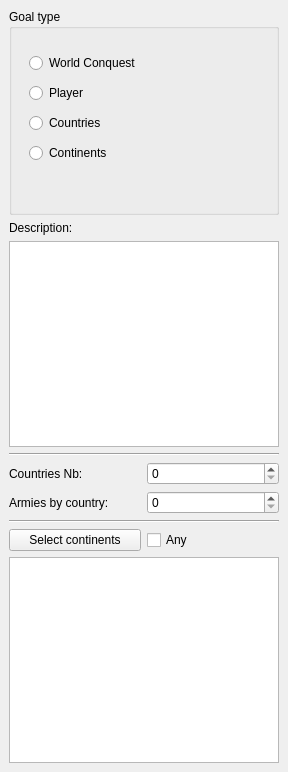
<ui version="4.0" >
 <class>KsirkGoalDefinition</class>
 <widget class="QDockWidget" name="KsirkGoalDefinition" >
  <property name="geometry" >
   <rect>
    <x>0</x>
    <y>0</y>
    <width>288</width>
    <height>772</height>
   </rect>
  </property>
  <property name="windowTitle" >
   <string>Goal</string>
  </property>
  <widget class="QWidget" name="dockWidgetContents" >
   <layout class="QVBoxLayout" name="verticalLayout_2" >
    <item>
     <widget class="QGroupBox" name="groupBox" >
      <property name="sizePolicy" >
       <sizepolicy vsizetype="Expanding" hsizetype="Expanding" >
        <horstretch>0</horstretch>
        <verstretch>0</verstretch>
       </sizepolicy>
      </property>
      <property name="title" >
       <string>Goal type</string>
      </property>
      <widget class="QWidget" name="layoutWidget" >
       <property name="geometry" >
        <rect>
         <x>20</x>
         <y>40</y>
         <width>221</width>
         <height>118</height>
        </rect>
       </property>
       <layout class="QVBoxLayout" name="verticalLayout" >
        <item>
         <widget class="QRadioButton" name="worldtype" >
          <property name="toolTip" >
           <string>Conquer all the world</string>
          </property>
          <property name="whatsThis" >
           <string>Conquer all the world</string>
          </property>
          <property name="text" >
           <string>World Conquest</string>
          </property>
         </widget>
        </item>
        <item>
         <widget class="QRadioButton" name="playertype" >
          <property name="toolTip" >
           <string>Eliminate a given player</string>
          </property>
          <property name="whatsThis" >
           <string>&lt;!DOCTYPE HTML PUBLIC "-//W3C//DTD HTML 4.0//EN" "http://www.w3.org/TR/REC-html40/strict.dtd">
&lt;html>&lt;head>&lt;meta name="qrichtext" content="1" />&lt;style type="text/css">
p, li { white-space: pre-wrap; }
&lt;/style>&lt;/head>&lt;body style=" font-family:'Sans Serif'; font-size:10pt; font-weight:400; font-style:normal;">
&lt;p style=" margin-top:0px; margin-bottom:0px; margin-left:0px; margin-right:0px; -qt-block-indent:0; text-indent:0px;">Eliminate a given player. If it is eliminated by another one, you will fall back to a &lt;span style=" font-style:italic;">Countries&lt;/span> type of goal.&lt;/p>&lt;/body>&lt;/html></string>
          </property>
          <property name="text" >
           <string>Player</string>
          </property>
         </widget>
        </item>
        <item>
         <widget class="QRadioButton" name="countriestype" >
          <property name="toolTip" >
           <string>Conquer a given number of countries</string>
          </property>
          <property name="whatsThis" >
           <string>Conquer a given number of countries. 

You can also make the player to have to put a given number of armies on each country.</string>
          </property>
          <property name="text" >
           <string>Countries</string>
          </property>
         </widget>
        </item>
        <item>
         <widget class="QRadioButton" name="continentstype" >
          <property name="toolTip" >
           <string>Conquer a given list of continents</string>
          </property>
          <property name="whatsThis" >
           <string>Conquer a given list of continents. You can also let the player chose one of his target continents.</string>
          </property>
          <property name="text" >
           <string>Continents</string>
          </property>
         </widget>
        </item>
       </layout>
      </widget>
     </widget>
    </item>
    <item>
     <widget class="QLabel" name="label_3" >
      <property name="text" >
       <string>Description:</string>
      </property>
     </widget>
    </item>
    <item>
     <widget class="QTextEdit" name="description" >
      <property name="toolTip" >
       <string>A text describing the goal</string>
      </property>
      <property name="whatsThis" >
       <string>&lt;!DOCTYPE HTML PUBLIC "-//W3C//DTD HTML 4.0//EN" "http://www.w3.org/TR/REC-html40/strict.dtd">
&lt;html>&lt;head>&lt;meta name="qrichtext" content="1" />&lt;style type="text/css">
p, li { white-space: pre-wrap; }
&lt;/style>&lt;/head>&lt;body style=" font-family:'Sans Serif'; font-size:10pt; font-weight:400; font-style:normal;">
&lt;p style=" margin-top:0px; margin-bottom:0px; margin-left:0px; margin-right:0px; -qt-block-indent:0; text-indent:0px;">A text describing the goal. It should include several placeholders for various data depending on the goal type:&lt;/p>
&lt;ul>
&lt;li style=" margin-top:0px; margin-bottom:0px; margin-left:0px; margin-right:0px; -qt-block-indent:0; text-indent:0px;">&lt;span style=" font-style:italic;">World Conquest&lt;/span>: none&lt;/li>
&lt;li style=" margin-top:0px; margin-bottom:0px; margin-left:0px; margin-right:0px; -qt-block-indent:0; text-indent:0px;">&lt;span style=" font-style:italic;">Player&lt;/span>: one for the player name and one for the number of countries fallback&lt;/li>
&lt;li style=" margin-top:0px; margin-bottom:0px; margin-left:0px; margin-right:0px; -qt-block-indent:0; text-indent:0px;">&lt;span style=" font-style:italic;">Countries&lt;/span>: one for the number of countries and possily a second one for the number of armies to put on each country&lt;/li>
&lt;li style=" margin-top:0px; margin-bottom:0px; margin-left:0px; margin-right:0px; -qt-block-indent:0; text-indent:0px;">&lt;span style=" font-style:italic;">Continents&lt;/span>: one for each continent to conquer&lt;/li>
&lt;/ul>
&lt;/body>&lt;/html></string>
      </property>
     </widget>
    </item>
    <item>
     <widget class="Line" name="line_2" >
      <property name="orientation" >
       <enum>Qt::Horizontal</enum>
      </property>
     </widget>
    </item>
    <item>
     <layout class="QGridLayout" name="gridLayout" >
      <item row="0" column="0" >
       <widget class="QLabel" name="label" >
        <property name="text" >
         <string>Countries Nb:</string>
        </property>
       </widget>
      </item>
      <item row="1" column="0" >
       <widget class="QLabel" name="label_2" >
        <property name="text" >
         <string>Armies by country:</string>
        </property>
       </widget>
      </item>
      <item row="0" column="1" >
       <widget class="QSpinBox" name="nbcountries" >
        <property name="toolTip" >
         <string>Number of countries to conquer</string>
        </property>
        <property name="whatsThis" >
         <string>&lt;!DOCTYPE HTML PUBLIC "-//W3C//DTD HTML 4.0//EN" "http://www.w3.org/TR/REC-html40/strict.dtd">
&lt;html>&lt;head>&lt;meta name="qrichtext" content="1" />&lt;style type="text/css">
p, li { white-space: pre-wrap; }
&lt;/style>&lt;/head>&lt;body style=" font-family:'Sans Serif'; font-size:10pt; font-weight:400; font-style:normal;">
&lt;p style=" margin-top:0px; margin-bottom:0px; margin-left:0px; margin-right:0px; -qt-block-indent:0; text-indent:0px;">Number of countries to conquer in a &lt;span style=" font-style:italic;">Countries&lt;/span> goal or as a fallback in a &lt;span style=" font-style:italic;">Player&lt;/span> goal.&lt;/p>&lt;/body>&lt;/html></string>
        </property>
       </widget>
      </item>
      <item row="1" column="1" >
       <widget class="QSpinBox" name="armiesbycountry" >
        <property name="toolTip" >
         <string>Number of armies to put on each country</string>
        </property>
        <property name="whatsThis" >
         <string>&lt;!DOCTYPE HTML PUBLIC "-//W3C//DTD HTML 4.0//EN" "http://www.w3.org/TR/REC-html40/strict.dtd">
&lt;html>&lt;head>&lt;meta name="qrichtext" content="1" />&lt;style type="text/css">
p, li { white-space: pre-wrap; }
&lt;/style>&lt;/head>&lt;body style=" font-family:'Sans Serif'; font-size:10pt; font-weight:400; font-style:normal;">
&lt;p style=" margin-top:0px; margin-bottom:0px; margin-left:0px; margin-right:0px; -qt-block-indent:0; text-indent:0px;">Number of armies to put on each country in a &lt;span style=" font-style:italic;">Countries&lt;/span> goal.&lt;/p>&lt;/body>&lt;/html></string>
        </property>
       </widget>
      </item>
     </layout>
    </item>
    <item>
     <widget class="Line" name="line" >
      <property name="orientation" >
       <enum>Qt::Horizontal</enum>
      </property>
     </widget>
    </item>
    <item>
     <layout class="QHBoxLayout" name="horizontalLayout" >
      <item>
       <widget class="QPushButton" name="selectcontinentsbutton" >
        <property name="toolTip" >
         <string>Select the continents to conquer</string>
        </property>
        <property name="whatsThis" >
         <string>&lt;!DOCTYPE HTML PUBLIC "-//W3C//DTD HTML 4.0//EN" "http://www.w3.org/TR/REC-html40/strict.dtd">
&lt;html>&lt;head>&lt;meta name="qrichtext" content="1" />&lt;style type="text/css">
p, li { white-space: pre-wrap; }
&lt;/style>&lt;/head>&lt;body style=" font-family:'Sans Serif'; font-size:10pt; font-weight:400; font-style:normal;">
&lt;p style=" margin-top:0px; margin-bottom:0px; margin-left:0px; margin-right:0px; -qt-block-indent:0; text-indent:0px;">Click this button to select the continents to conquer in a &lt;span style=" font-style:italic;">Continents&lt;/span> goal. &lt;/p>
&lt;p style="-qt-paragraph-type:empty; margin-top:0px; margin-bottom:0px; margin-left:0px; margin-right:0px; -qt-block-indent:0; text-indent:0px;">&lt;/p>
&lt;p style=" margin-top:0px; margin-bottom:0px; margin-left:0px; margin-right:0px; -qt-block-indent:0; text-indent:0px;">You will be prompted with a list of this world's continents. Select those to conquer with the mouse and the Ctrl and Shift keys.&lt;/p>&lt;/body>&lt;/html></string>
        </property>
        <property name="text" >
         <string>Select continents</string>
        </property>
       </widget>
      </item>
      <item>
       <widget class="QCheckBox" name="anycontinent" >
        <property name="toolTip" >
         <string>Check to let the player choose one of the continents to conquer</string>
        </property>
        <property name="whatsThis" >
         <string>Check to let the player choose one of the continents to conquer</string>
        </property>
        <property name="text" >
         <string>Any</string>
        </property>
       </widget>
      </item>
     </layout>
    </item>
    <item>
     <widget class="QListWidget" name="continentslist" >
      <property name="toolTip" >
       <string>List of the continents to conquer</string>
      </property>
      <property name="whatsThis" >
       <string>&lt;!DOCTYPE HTML PUBLIC "-//W3C//DTD HTML 4.0//EN" "http://www.w3.org/TR/REC-html40/strict.dtd">
&lt;html>&lt;head>&lt;meta name="qrichtext" content="1" />&lt;style type="text/css">
p, li { white-space: pre-wrap; }
&lt;/style>&lt;/head>&lt;body style=" font-family:'Sans Serif'; font-size:10pt; font-weight:400; font-style:normal;">
&lt;p style=" margin-top:0px; margin-bottom:0px; margin-left:0px; margin-right:0px; -qt-block-indent:0; text-indent:0px;">List of the continents to conquer in a &lt;span style=" font-style:italic;">Continents&lt;/span> goal.&lt;/p>
&lt;p style="-qt-paragraph-type:empty; margin-top:0px; margin-bottom:0px; margin-left:0px; margin-right:0px; -qt-block-indent:0; text-indent:0px;">&lt;/p>
&lt;p style=" margin-top:0px; margin-bottom:0px; margin-left:0px; margin-right:0px; -qt-block-indent:0; text-indent:0px;">You can change this list by clicking on the "Select continents" button above.&lt;/p>&lt;/body>&lt;/html></string>
      </property>
     </widget>
    </item>
   </layout>
  </widget>
 </widget>
 <resources/>
 <connections/>
</ui>
